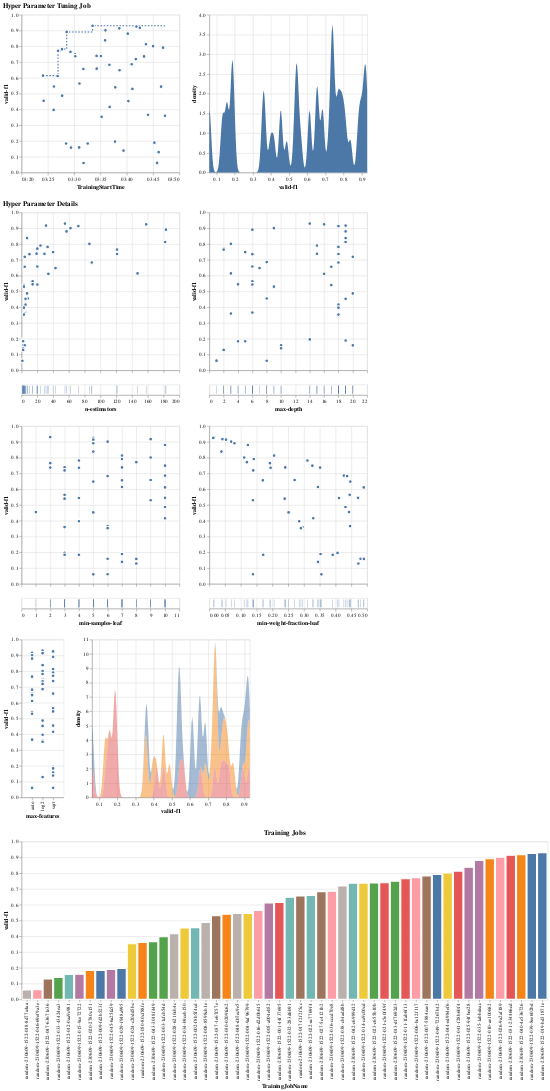

Here is the notebook cell this chart was saved with:
### Markdown cell above
First, we generate the visualization for the random tuner job.

### Code cell
visualize_tuning_job(random_tuner, advanced=True, trials_only=True)
